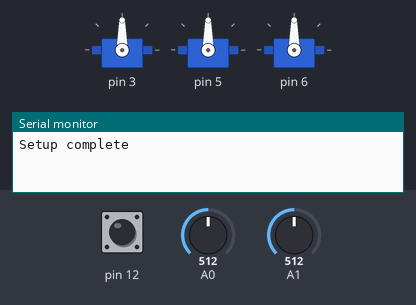
Recording of a sketch running on a simulated Arduino Uno, built with avr-gcc and run on an emulated ATmega328P. Shown: 3 × servo, the last lines printed to the serial monitor. The inputs (shaded band) are chosen by the test bench; at power-on: A0 = 512, A1 = 512, pin 12 HIGH.

Above: at 1.2 s.
1.3 s: A0 set to 716
At 1.75 s:
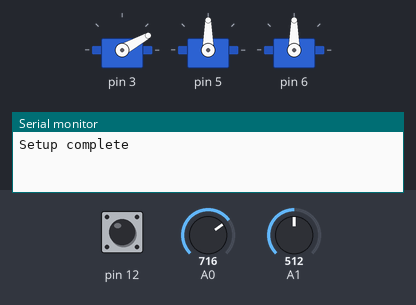
At 3.1 s:
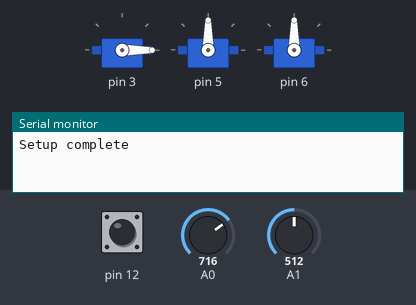
3.4 s: A1 set to 306
At 4.9 s:
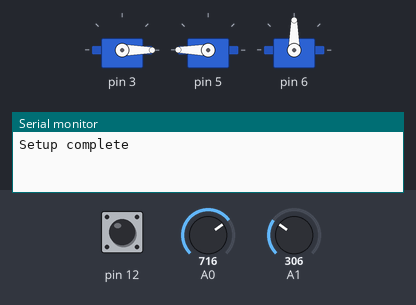
6.4 s: pin 12 pulled LOW for 0.15 s
At 6.47 s:
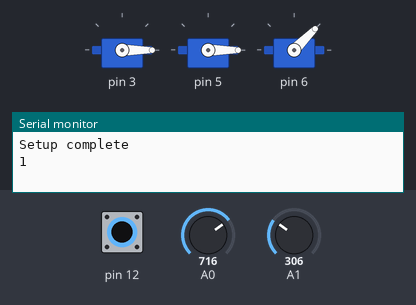
9.5 s: A1 set to 122
12.5 s: A0 set to 122
15.5 s: A0 set to 306
Timing chart, 0 to 22.4 s (numbered marks = the images above; inputs shaded):
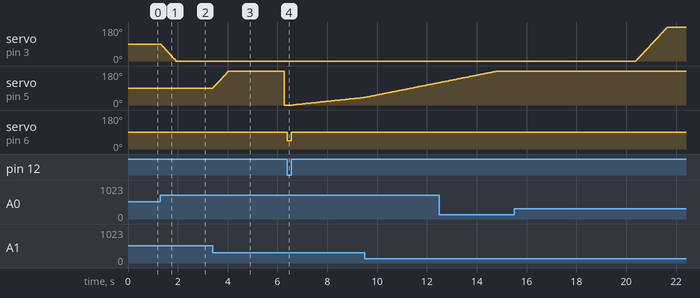

The sketch:

incrementalControlledServo.ino
```cpp
#include <ArduinoJson.h>
#include "ControlledComponent.h"

AnalogControlledServo joint1("Joint 1", 0, 3);
AnalogControlledServo joint2("Joint 2", 1, 5);
DigitalControlledServo gripper("Gripper", 12, 6);

void setup() {
  Serial.begin(9600);
  joint1.setup();
  joint2.setup();
  gripper.setup();
  Serial.println("Setup complete");
}

void loop() {
  JsonDocument message;
  if (Serial.available() > 0) {
    DeserializationError error = deserializeJson(message, Serial);
    if (error == DeserializationError::Ok) {
      const float angle = message["angle"].as<float>();
      const char* jointName = message["joint"].as<const char*>();
      if(strcmp(jointName, joint1.name.c_str()) == 0) {
        joint1.sync(angle);
      } else {
        joint1.sync(-9999);
      }
      if(strcmp(jointName, joint2.name.c_str()) == 0) {
        joint2.sync(angle);
      } else {
        joint2.sync(-9999);
      }
    } else {
      // If data was corrupted or partial, ignore it!
      // This prevents the "twitch"
      while(Serial.available() > 0) Serial.read();
    }
  } else {
    joint1.sync(-9999);
    joint2.sync(-9999);
  }


  message.clear();

  gripper.sync();
  delay(5); // Small delay for stability
}
```

ControlledComponent.h
```cpp
#pragma once
#include <Arduino.h>
#include <Servo.h>

float clamp (float value, float min, float max) {
  return max(min(value, max), min);
}

class ControlledComponent
{
public:
  String name;
  virtual ControlledComponent() {}
  virtual ~ControlledComponent() {}
  virtual void setup() {}
  virtual void sync(){}
};

class DigitalControlledServo : public ControlledComponent
{
  Servo servo;
  int controlPin;
  int servoPin;
  bool wasOn = false;
  static constexpr int openAngle = 90;
  static constexpr int closeAngle = 45;

public:
  String name;
  DigitalControlledServo(String _name, int _controlPin, int _servoPin)
  {
    name = _name;
    controlPin = _controlPin;
    servoPin = _servoPin;
    pinMode(controlPin, INPUT_PULLUP);
  }

  void setup()
  {
    servo.attach(servoPin);
    servo.write(openAngle);
  }

  void sync()
  {
    int controlSignal = digitalRead(controlPin);

    bool isOn = controlSignal == LOW;
    bool pressedStateChanged = isOn != wasOn;
    if (pressedStateChanged)
    {
      Serial.println(isOn);
      servo.write(isOn ? closeAngle : openAngle);
    }
    wasOn = isOn;
  }
};

class AnalogControlledServo : public ControlledComponent
{
  Servo servo;
  int controlPin;
  int servoPin;

  float velocity;
  float currentAngle = 90;
  float targetAngle = 90;
  static constexpr float maxSpeed = 2.0f;

  int flipAngle (int angle)
  {
    return 180 - angle;
  }

public:
  String name;
  AnalogControlledServo(String _name, int _controlPin, int _servoPin)
  {
    name = _name;
    controlPin = _controlPin;
    servoPin = _servoPin;
  }

  void setup()
  {
    servo.attach(servoPin);
    servo.write(currentAngle);
  }

  void sync(float angleFromSerialMessage)
  {
    if (angleFromSerialMessage != -9999) {
      targetAngle = angleFromSerialMessage;
      animateToTargetAngle(0);
    } else {
      int controlSignal = analogRead(controlPin);

      constexpr float midPoint = 1023 / 2;
      float normalized = (controlSignal - midPoint) / midPoint; // Range -1.0 to 1.0
      velocity = -normalized * maxSpeed;

      if (abs(velocity) < 0.15f)
      {
        velocity = 0.0f;
      }

      if (targetAngle < 0)
        targetAngle = 0;
      else if (targetAngle > 179)
        targetAngle = 179;
      else
        targetAngle += velocity;
      animateToTargetAngle(velocity);
    }
  }

  void animateToTargetAngle(float velocity){
    if (velocity) {
      servo.write(currentAngle + velocity);
      currentAngle += velocity;
      return;
    }
    const float targetSpeed = clamp(20, 0, abs(targetAngle - currentAngle));
    // const float targetSpeed = clamp(((targetAngle - currentAngle) / 50), 0.5f, maxSpeed);
    if (currentAngle < targetAngle)
    {
      currentAngle += targetSpeed;
    }
    else if (currentAngle > targetAngle)
    {
      currentAngle -= targetSpeed;
    }
    servo.write(currentAngle);
  }

  int getCurrentAngle()
  {
    return currentAngle;
  }
};
```

Measured:
- after the input at 1.3 s, servo on pin 3: moves from 90° to 0° over 0.62 s, starting at once
- after the input at 3.4 s, servo on pin 5: rises from 90° to 180° in 0.63 s, then falls to 0° in 2.2 s
- after the input at 6.4 s, servo on pin 6: 90° → 45° at once, → 90° 0.15 s later
